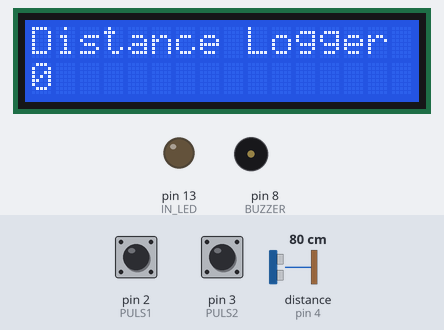
Bench run of a sketch on a simulated Arduino Uno, built with avr-gcc and run on an emulated ATmega328P. Shown: 16×2 character LCD, output pins drawn as LEDs (lit = HIGH), buzzer (waves = sounding). Wiring (inferred from the names in the program): ultrasonic range finder: trigger pin 5; echo pin 4. Inputs (shaded band) come from the test bench; at power-on: distance to the obstacle (sensor on pin 4) 80 cm, pin 2 (PULS1) HIGH, pin 3 (PULS2) HIGH. The echo pulse lasts 58.3 µs per cm; storage starts empty; pins used as bus, display or sensor lines are not drawn; what the sketch prints to the serial monitor is not drawn.

Above: at 1.3 s.
1.4 s: distance to the obstacle (sensor on pin 4) set to 12 cm
2.9 s: distance to the obstacle (sensor on pin 4) set to 9 cm
At 3.8 s:
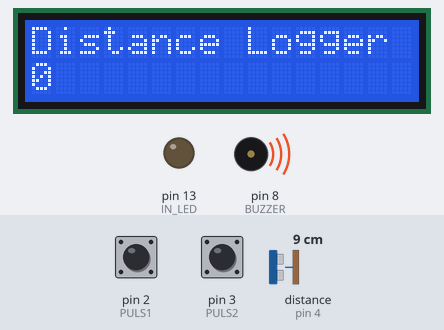
4.4 s: pin 2 (PULS1) pulled LOW for 0.15 s
Timing chart, 0 to 7.4 s (numbered marks = the images above; inputs shaded):
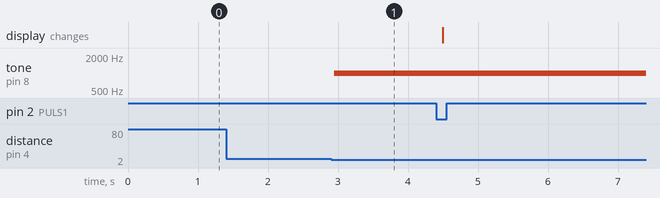

The sketch:

distance_logger.ino
```cpp
#include <SoftwareSerial.h>
// For Serial
#include <SPI.h>
#include <SD.h>
// For SD card
#include <Wire.h>
#include <LiquidCrystal_I2C.h>
// For LCD display

// Libraries

#define PULS1 2
#define PULS2 3
#define IN_LED 13

#define TRIG_PIN 5
#define ECHO_PIN 4

#define CS 10

#define BUZZER 8

#define USART_RX 6
#define USART_TX 7

#define LCD_ROWS 2
#define LCD_COLUMNS 16
#define I2C_ADDR 0x27

// DEFINEs

int mode, distance;

SoftwareSerial usart(USART_RX, USART_TX);

LiquidCrystal_I2C lcd(I2C_ADDR, LCD_COLUMNS, LCD_ROWS);

// Variables

void write_on_display(int distance) {
  lcd.init();
  lcd.backlight();
  lcd.setCursor(0, 0);
  lcd.print("Distance Logger");
  lcd.setCursor(0, 1);
  lcd.print(String(distance));
}

void sound_buzzer() {
  /*
  Plays a frequency with buzzer.
  */
  tone(BUZZER, 1000, 1000);
  // Buzzer Pin, Tone Frequency, Tone Duration
}

void write_SD(int distance) {
  /*
  Write distance in SD, a value for row.
  */
  String dataString = String(distance);

  File dataFile = SD.open("distance_log.txt", FILE_WRITE);

  if (dataFile) {
    dataFile.println(dataString);
    dataFile.close();
  }
}

int read_distance() {
  /*
  Reads distance using ultrasonic sensor.
  */
  // Clears the trigPin condition
  digitalWrite(TRIG_PIN, LOW);
  delayMicroseconds(2);
  // Sets the trigPin HIGH (ACTIVE) for 10 microseconds
  digitalWrite(TRIG_PIN, HIGH);
  delayMicroseconds(10);
  digitalWrite(TRIG_PIN, LOW);
  // Reads the echoPin, returns the sound wave travel time in microseconds
  long duration = pulseIn(ECHO_PIN, HIGH);
  // Calculating the distance
  int distance = duration * 0.034 / 2;  // Speed of sound wave divided by 2 (go and back)
  // Displays the distance on the Serial Monitor

  return distance;
}

void change_mode() {
  /*
  Switch ISR, read state and selects mode.
  */
  if (!digitalRead(PULS1) && !digitalRead(PULS2)) {
    // 0 - 0 - Normal mode
    mode = 0;
  } else if (digitalRead(PULS1) && !digitalRead(PULS2) || !digitalRead(PULS1) && digitalRead(PULS2)) {
    // 1 - 0 o 0 - 1 - Debug mode
    mode = 1;
  } else {
    // 1 - 1 - Com mode
    mode = 2;
  }
}

void setup() {
  change_mode();

  pinMode(PULS1, INPUT_PULLUP);
  pinMode(PULS2, INPUT_PULLUP);

  pinMode(IN_LED, OUTPUT);

  pinMode(TRIG_PIN, OUTPUT);
  pinMode(ECHO_PIN, INPUT);

  pinMode(BUZZER, OUTPUT);

  // Pin Config

  attachInterrupt(digitalPinToInterrupt(PULS1), change_mode, CHANGE);
  attachInterrupt(digitalPinToInterrupt(PULS2), change_mode, CHANGE);

  // Pin Interrupt

  Serial.begin(9600);
  usart.begin(9600);

  // Serial begin

  if (!SD.begin(CS)) {
    Serial.println("Card failed, or not present");
  } else {
    Serial.println("Card initialized.");
  }

  // SD Inits

  write_on_display(0);
  // LCD i2c Init
}

void loop() {
  distance = read_distance();

  if (distance < 10) {
    sound_buzzer();
  }

  write_SD(distance);

  // Measure and write distance, always done

  if (mode == 1) {
    // Debug mode, write on display
    write_on_display(distance);
  } else if (mode == 2) {
    // Communication mode, writes on serial USB
    usart.println(distance);
  }

  delay(100);
}
```

Measured:
- the behaviour switches between 11 and 10 cm on distance to the obstacle (sensor on pin 4) (found by bisection; images 0 and 1)
- after the input at 1.4 s, every drawn part: stays the same
- after the input at 2.9 s, tone on pin 8 (BUZZER): silent → 1000 Hz after 0.05 s
